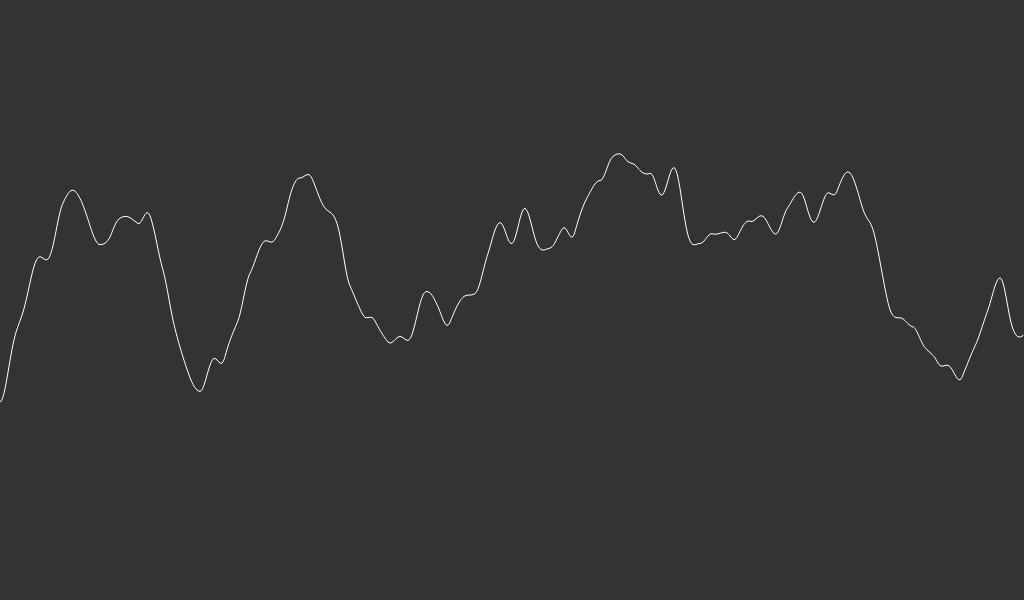
Frame 1 (no input)
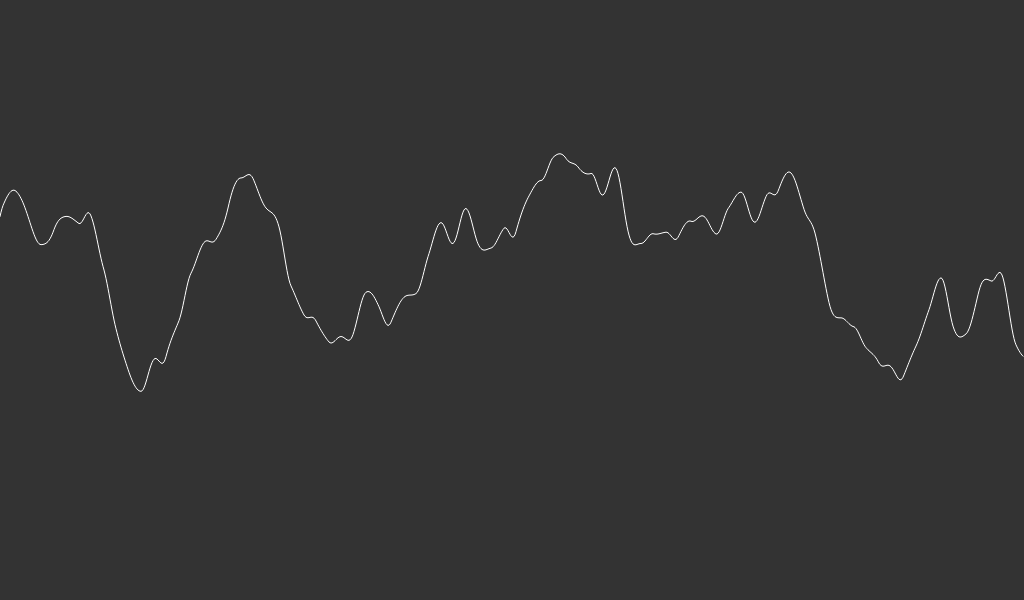
Frame 60 (no input)
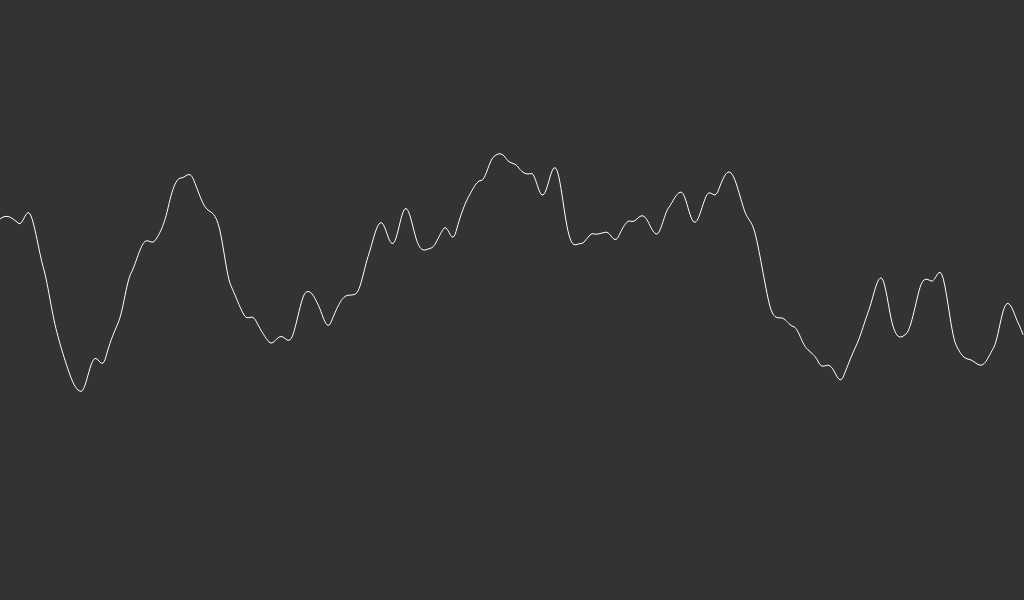
Frame 120 (the mouse pressed at the canvas centre since frame 60)

The p5.js sketch that drew these frames (run headless with seeded random() and noise() and a simulated clock; from frame 60 on, the mouse is pressed at the canvas centre):

// p5.js sketch
// ── sketch.js
var inc = 0.01
var start = 0

function setup() {
  createCanvas(1024, 600);
}

function draw() {
  //  noLoop();
  
  background(51);
  stroke (255);
  noFill();
  beginShape();
  var xoff = start;
  
  for (var x = 0; x < width; x++) {
    stroke (255);

// random (height);
    var y = noise(xoff) * height;
    vertex (x, y);
    
 //go up for amount   
    xoff += inc;
  }
      
  endShape();
  
  start += inc;

  
}
